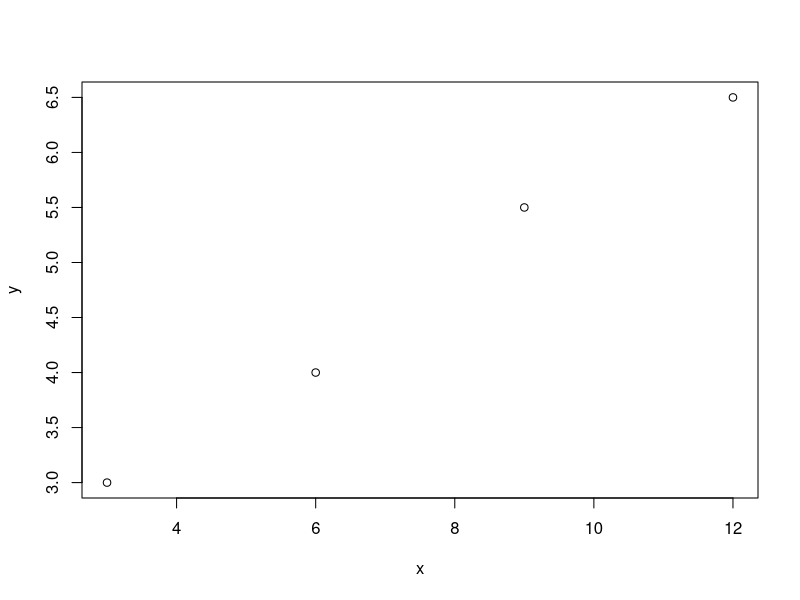
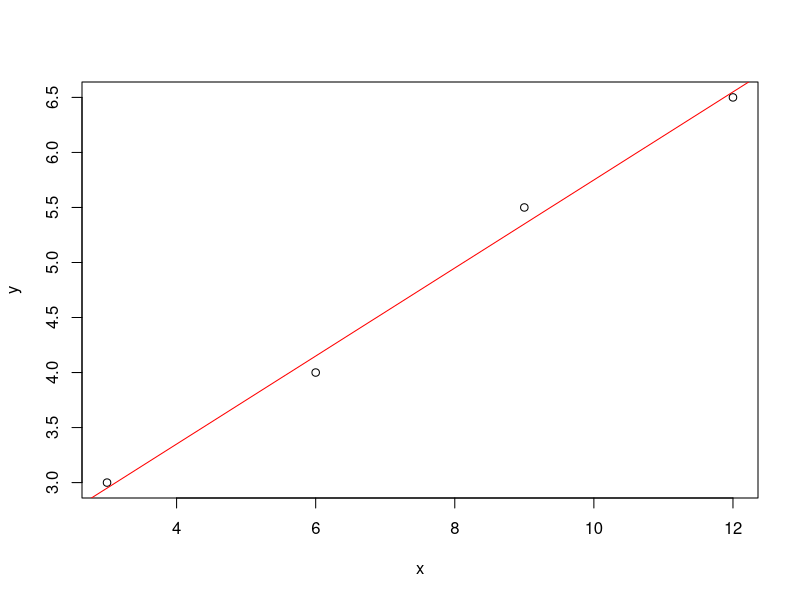

Write the R code that produced these figures, in order.
# 210429

# 현실 세계의 모델링
x = c(3,6,9,12)
y = c(3,4,5.5,6.5)
plot(x,y)

# model 1 : y=0.5x + 1.0
y1 = 0.5*x + 1.0
y1

# 평균 제곱 오차 : Mean Squared Error
(y-y1)^2
sum((y-y1)^2)
mse = sum((y-y1)^2) / length(y); mse

# model 2 : y=5/12x +7/4
y2 = 5*x/12 +7/4
y2
mse2 = sum((y-y2)^2)/length(y); mse2

# r의 단순 선형회귀 모델 : lm
model = lm(y~x); model

plot(x, y)
abline(model, col = "red")
fitted(model)
mse_model = sum((y - fitted(model))^2) / length(y); mse_model

# 잔차 : Residuals
residuals(model)

# 잔차 제곱합
deviance(model)

# 평균 제곱 오차 (MSE)
deviance(model) / length(y) # 잔차 / n(y)
mse

summary(model)

# 예측
newx = data.frame(x=c(1.2, 2.0, 20.65)); newx
newy = predict(model, newdata = newx); newy
